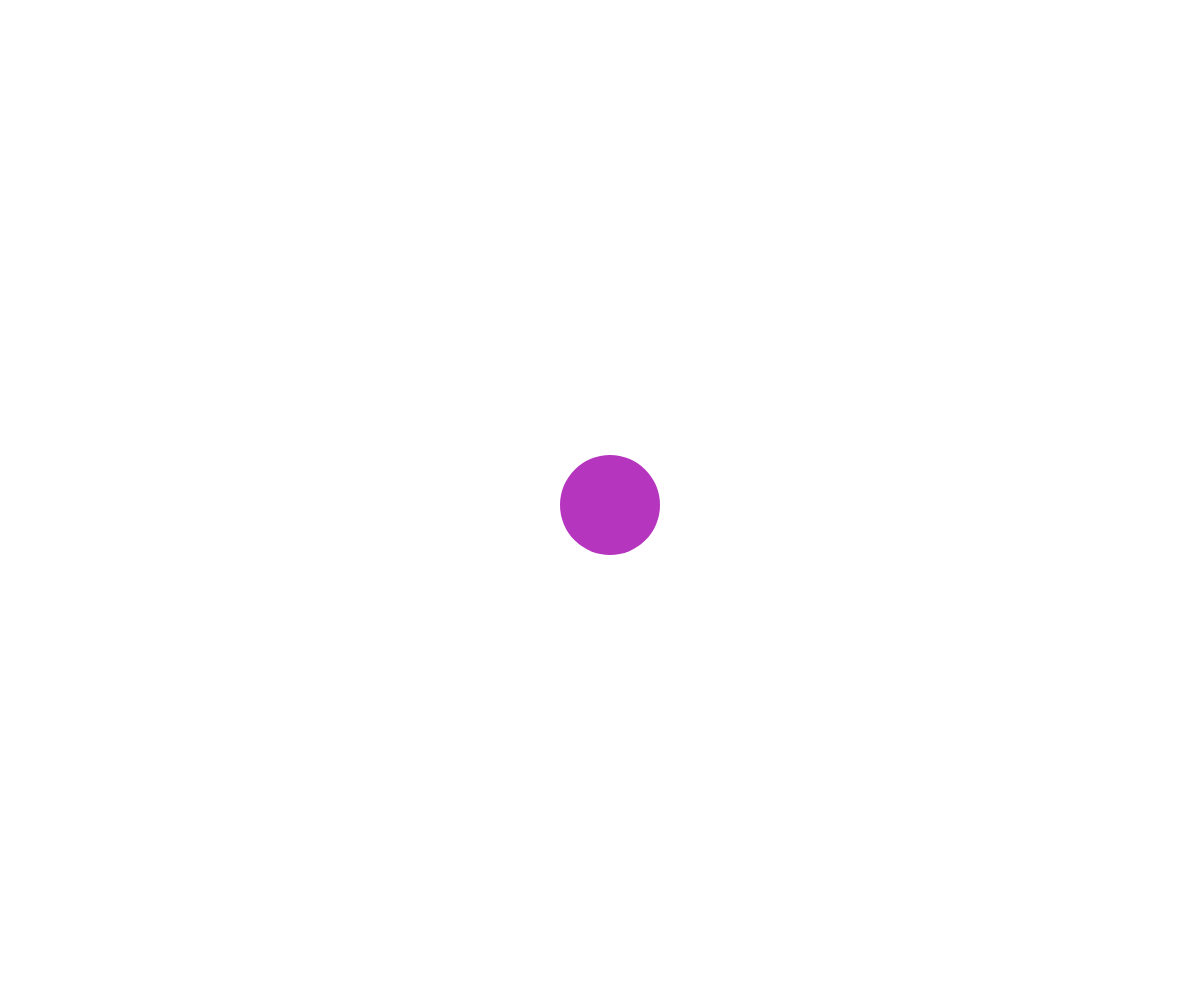
Frame 1 (no input)
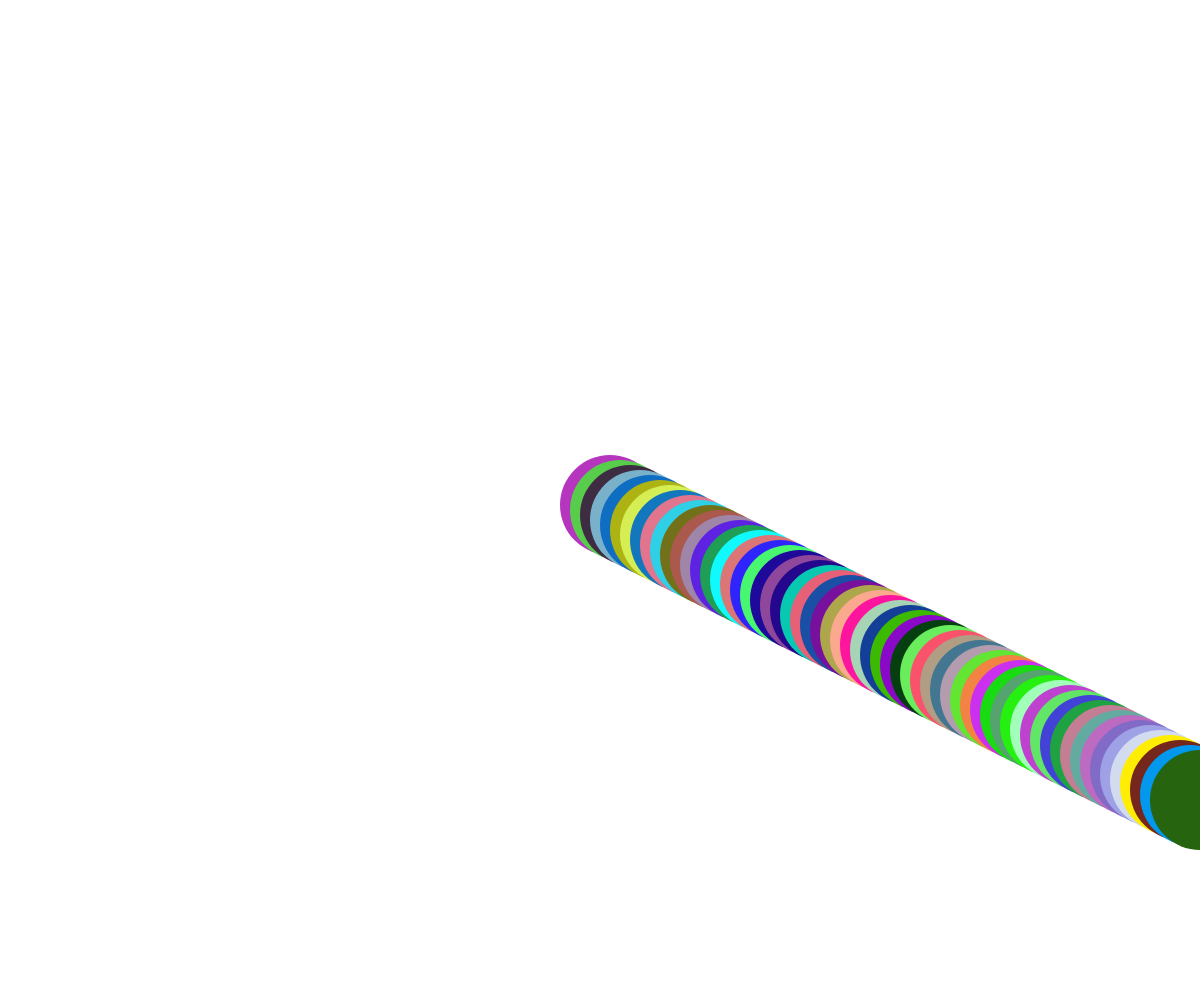
Frame 60 (no input)
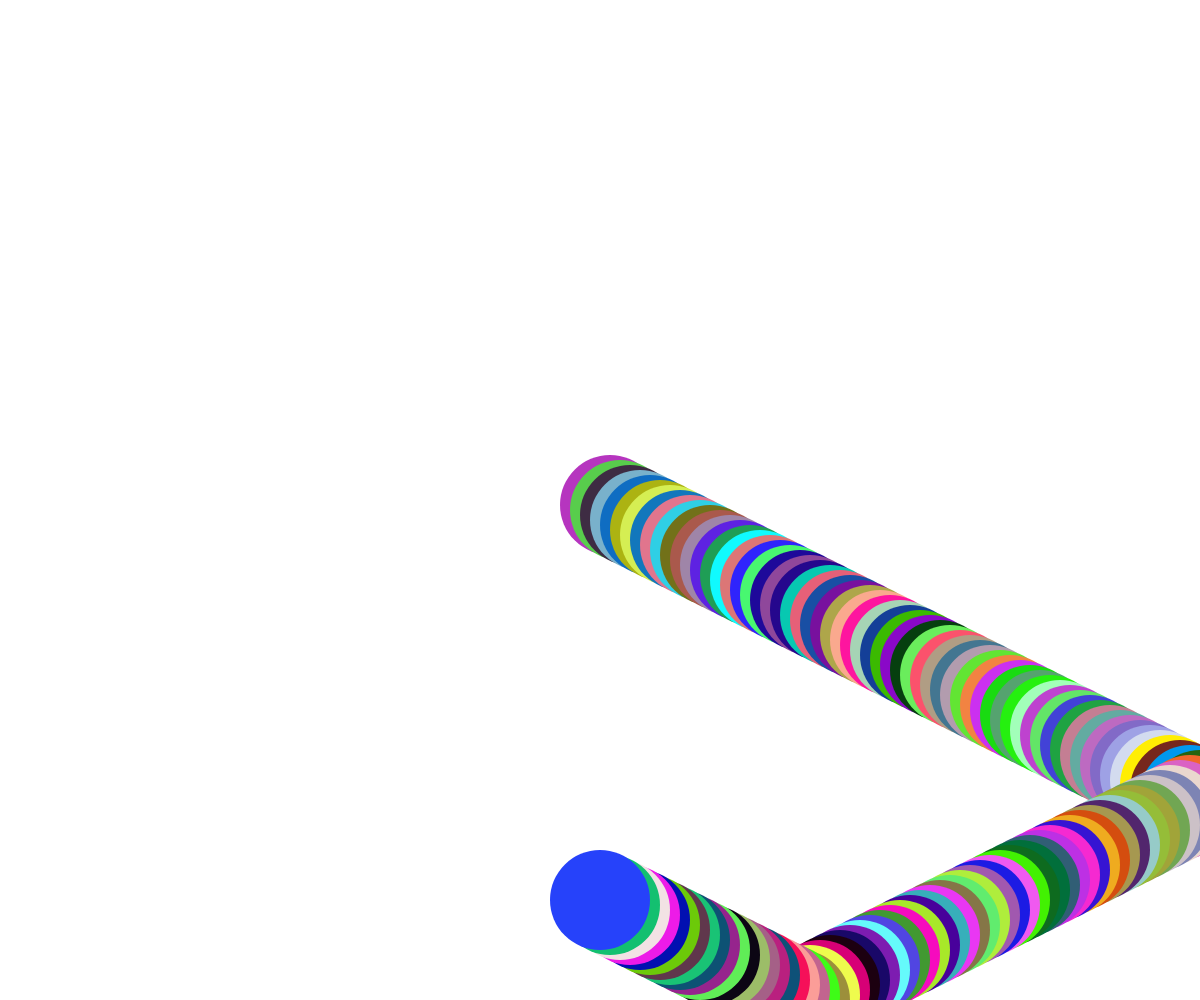
Frame 120 (the mouse pressed at the canvas centre since frame 60)

The p5.js sketch that drew these frames (run headless with seeded random() and noise() and a simulated clock; from frame 60 on, the mouse is pressed at the canvas centre):

// p5.js sketch
// ── sketch.js
let posizioneX, posizioneY
let velX, velY

function setup() {
	createCanvas(windowWidth, windowHeight)

	posizioneX = width/2
	posizioneY = height/2

	velX = 10
	velY = 5
}

function windowResized() {
	resizeCanvas(windowWidth, windowHeight)
}

function draw() {
	
	posizioneX = posizioneX + velX
	posizioneY = posizioneY + velY

	if (posizioneX >= width || posizioneX < 0) {
		velX = -velX
	}

	if (posizioneY >= height || posizioneY < 0) {
		velY = -velY
	}

	// background(200)

	fill(random(255), random(255),random(255))
	noStroke()
	circle(posizioneX, posizioneY, 100)
}
